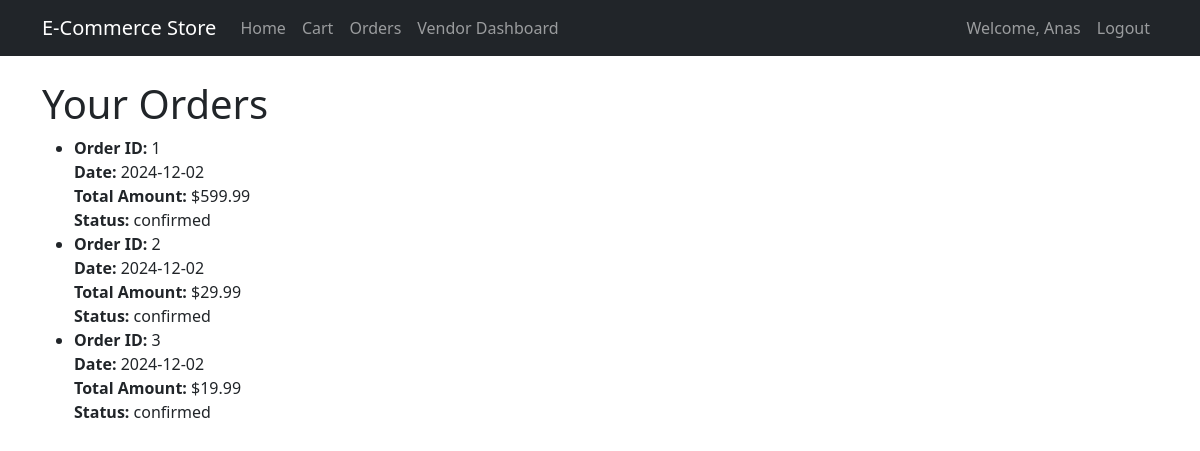
/orders (signed in), run on the app's committed database.
### models.py (models this page shows)
class Customer(UserMixin, db.Model):
    id = db.Column(db.Integer, primary_key=True)
    name = db.Column(db.String(100), nullable=False)
    email = db.Column(db.String(120), unique=True, nullable=False)
    password = db.Column(db.String(200), nullable=False)
    address = db.Column(db.String(200))
    phone = db.Column(db.String(20))
    role = db.Column(db.String(20), nullable=False, default='customer')
    orders = db.relationship('Order', backref='customer', lazy=True)
    cart = db.relationship('Cart', backref='customer', lazy=True, uselist=False)

class Order(db.Model):
    id = db.Column(db.Integer, primary_key=True)
    date = db.Column(db.DateTime, nullable=False, default=datetime.utcnow)
    total_amount = db.Column(db.Float, nullable=False)
    status = db.Column(db.String(20), nullable=False)
    customer_id = db.Column(db.Integer, db.ForeignKey('customer.id'), nullable=False)
    products = db.relationship('Product', secondary='order_products')

### routes.py (the view)
@app.route('/orders')
@login_required
def orders():
    user_orders = Order.query.filter_by(customer_id=current_user.id).all()
    return render_template('orders.html', orders=user_orders)

### app.py (called while the page is built)
@login_manager.user_loader
def load_user(user_id):
    from models import Customer
    return Customer.query.get(int(user_id))

### templates/orders.html
{% extends 'base.html' %}
{% block content %}
<h1>Your Orders</h1>
{% if orders %}
<ul>
    {% for order in orders %}
    <li>
        <strong>Order ID:</strong> {{ order.id }}<br>
        <strong>Date:</strong> {{ order.date.strftime('%Y-%m-%d') }}<br>
        <strong>Total Amount:</strong> ${{ "%.2f"|format(order.total_amount) }}<br>
        <strong>Status:</strong> {{ order.status }}<br>
    </li>
    {% endfor %}
</ul>
{% else %}
<p>You have no orders.</p>
{% endif %}
{% endblock %}

### templates/base.html (shortened to what this page needs)
<!DOCTYPE html>
<html lang="en">
<head>
    <link href="https://cdn.jsdelivr.net/npm/bootstrap@5.1.3/dist/css/bootstrap.min.css" rel="stylesheet">
</head>
<body>
    <nav class="navbar navbar-expand-lg navbar-dark bg-dark">
        <div class="container">
            <a class="navbar-brand" href="{{ url_for('home') }}">E-Commerce Store</a>
            <div class="collapse navbar-collapse" id="navbarNav">
                <ul class="navbar-nav me-auto">
                    <li class="nav-item">
                        <a class="nav-link" href="{{ url_for('home') }}">Home</a>
                    </li>
                    {% if current_user.is_authenticated %}
                    <li class="nav-item">
                        <a class="nav-link" href="{{ url_for('cart') }}">Cart</a>
                    </li>
                    <li class="nav-item">
                        <a class="nav-link" href="{{ url_for('orders') }}">Orders</a>
                    </li>
                    {% if current_user.role == 'vendor' %}
                    <li class="nav-item">
                        <a class="nav-link" href="{{ url_for('vendor_dashboard') }}">Vendor Dashboard</a>
                    </li>
                    {% endif %}
                    {% endif %}
                </ul>
                <ul class="navbar-nav">
                    {% if current_user.is_authenticated %}
                    <li class="nav-item">
                        <span class="nav-link">Welcome, {{ current_user.name }}</span>
                    </li>
                    <li class="nav-item">
                        <a class="nav-link" href="{{ url_for('logout') }}">Logout</a>
                    </li>
                    {% endif %}
                </ul>
            </div>
        </div>
    </nav>
    <div class="container mt-4">
        {% block content %}{% endblock %}
    </div>
</body>
</html>

### data on the page
Customer: name "Anas"
Order: id "1", date "2024-12-02", total_amount "599.99", status "confirmed"
Order: id "2", date "2024-12-02", total_amount "29.99", status "confirmed"
Order: id "3", date "2024-12-02", total_amount "19.99", status "confirmed"
